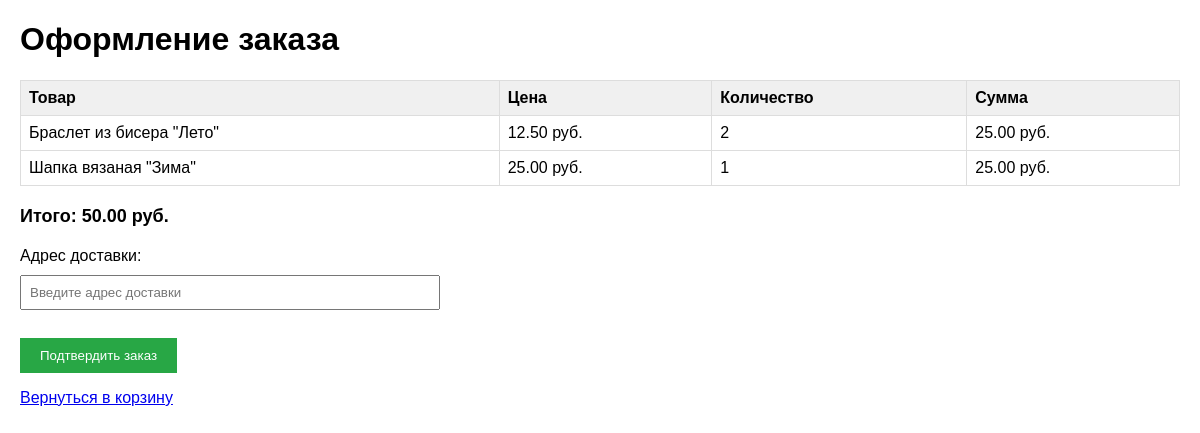
Screenshot of /checkout/ (signed in) with the database file from the repository.
### shop/models.py (models this page shows, shortened)
class CartItem(models.Model):
    cart = models.ForeignKey(Cart, on_delete=models.CASCADE)
    product = models.ForeignKey(Product, on_delete=models.CASCADE)
    quantity = models.PositiveIntegerField(default=1)
    class Meta:
        db_table = 'myproject_korzinaitem'
        verbose_name = 'Позиция корзины'
        verbose_name_plural = 'Позиции корзины'
    def get_total_price(self):
        if not self.product or self.product.price is None:
            return 0
        return self.product.price * self.quantity

class Product(models.Model):
    name = models.CharField(max_length=200)
    description = models.TextField(blank=True, null=True)
    image = models.CharField(max_length=500, blank=True, null=True)
    category = models.ForeignKey('Category', on_delete=models.CASCADE, null=True, blank=True)
    manufacturer = models.ForeignKey('Manufacturer', on_delete=models.CASCADE, null=True, blank=True)
    price = models.DecimalField(max_digits=10, decimal_places=2, default=0)
    quantity_in_stock = models.PositiveIntegerField(default=0)
    created_at = models.DateTimeField(auto_now_add=True, null=True)
    updated_at = models.DateTimeField(auto_now=True, null=True)
    class Meta:
        db_table = 'myproject_tovar'
        verbose_name = 'Товар'
        verbose_name_plural = 'Товары'

### shop/views.py (the view, shortened to what this page needs)
# urls.py: path('checkout/', views.checkout, name='checkout'),
@login_required
def checkout(request):
    cart, created = Cart.objects.get_or_create(user=request.user)
    cart_items = cart.cartitem_set.select_related('product').all()
    if not cart_items.exists():
        return redirect('cart_view')
    total_price = sum(item.get_total_price() for item in cart_items)
    return render(request, 'checkout.html', {
        'cart_items': cart_items,
        'total_price': total_price,
    })

### shop/templates/checkout.html (shortened to what this page needs)
<!DOCTYPE html>
<html>
<head>
</head>
<body>
{% if success %}
    <h1 class="success">✅ Заказ оформлен!</h1>
    <p>Чек отправлен на вашу почту.</p>
    <p>Итого: {{ total }} руб.</p>
    <a href="/catalog/">Вернуться в каталог</a>
{% else %}
    <h1>Оформление заказа</h1>
    <table>
        <tr>
            <th>Товар</th>
            <th>Цена</th>
            <th>Количество</th>
            <th>Сумма</th>
        </tr>
        {% for item in cart_items %}
        <tr>
            <td>{{ item.product.name }}</td>
            <td>{{ item.product.price }} руб.</td>
            <td>{{ item.quantity }}</td>
            <td>{{ item.get_total_price }} руб.</td>
        </tr>
        {% endfor %}
    </table>
    <p class="total">Итого: {{ total_price }} руб.</p>
    <form method="POST">
        <label>Адрес доставки:</label><br>
        <input type="text" name="address" placeholder="Введите адрес доставки" required>
        <br><br>
        <button type="submit">Подтвердить заказ</button>
    </form>
    <p><a href="/cart/">Вернуться в корзину</a></p>
{% endif %}
</body>
</html>

### shop/templates/checkout.html (style rules this page uses)
body { font-family: Arial; margin: 20px; }
table { border-collapse: collapse; width: 100%; }
th, td { border: 1px solid #ddd; padding: 8px; text-align: left; }
th { background: #f0f0f0; }
.total { font-weight: bold; font-size: 18px; margin: 20px 0; }
input[type="text"] { width: 400px; padding: 8px; margin: 10px 0; }
button { padding: 10px 20px; background: #28a745; color: white; border: none; cursor: pointer; }

### rows the page displays
CartItem: product.name "Браслет из бисера \"Лето\"", product.price "12.50", quantity "2", get_total_price "25.00"
CartItem: product.name "Шапка вязаная \"Зима\"", product.price "25.00", quantity "1", get_total_price "25.00"

### other values shown
{{ total_price }} "50.00"
